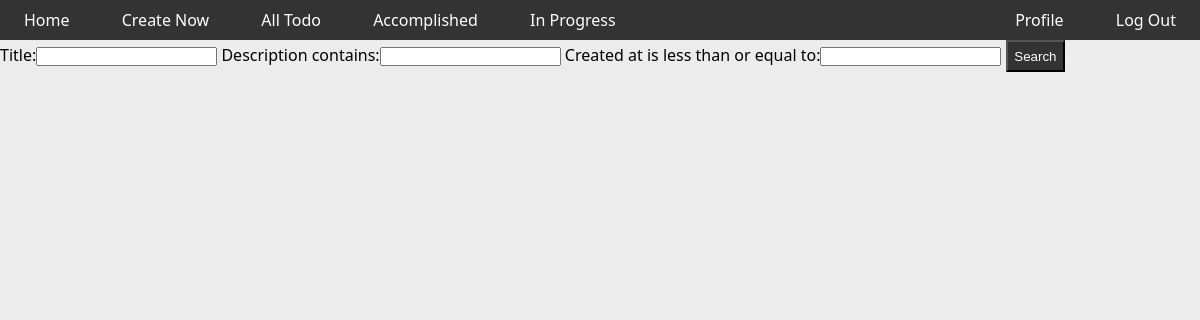
Page /list_todo (signed in) on the earlier database version.
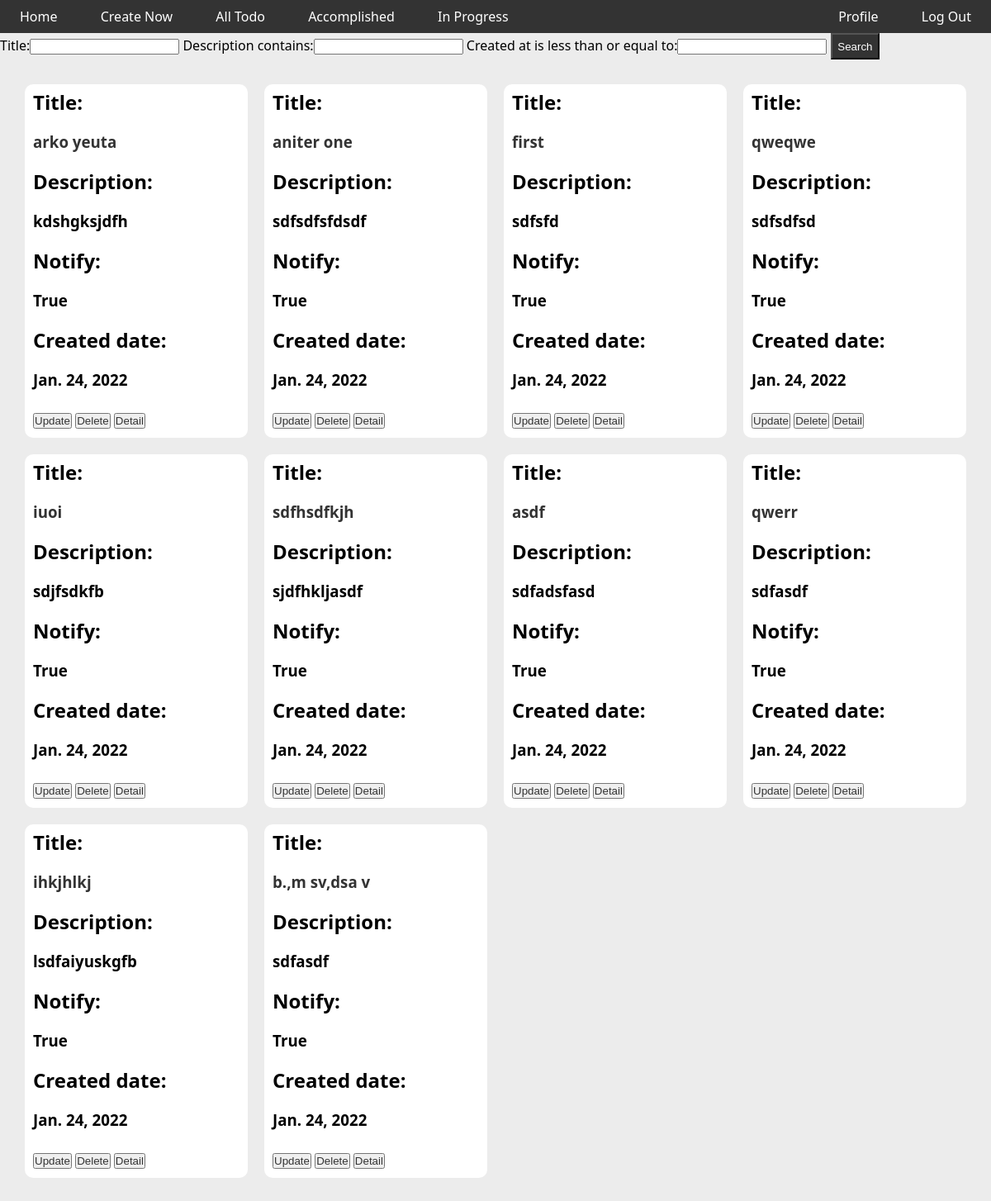
Same page on the later database version.
### Todo_list/models.py (models this page shows, shortened)
class Todo(models.Model):
    COMPLETED = (
        ('Accomplished','Accomplished'),
        ('Unaccomplished','Unaccomplished'),
    )
    profile = models.ForeignKey(Profile,on_delete=models.CASCADE)
    title = models.CharField(max_length=100)
    description = models.CharField(max_length=200, blank = False, null = False)
    created_at = models.DateField(auto_now_add=True)
    updated_at = models.DateField(auto_now=True)
    completed = models.CharField(max_length=30, choices=COMPLETED,default='Unaccomplished')
    notify = models.BooleanField(default = True)
    slug = models.SlugField(max_length=250,null = True, blank=True)
    class Meta:
        ordering = ('-created_at', )

### Todo_list/views.py (the view)
# urls.py: path('list_todo',views.ListTodo,name = 'todo-list'),
@login_required
def ListTodo(request):
    context = {}
    profile = request.user.profile
    todo_list = profile.todo_set.all()
    myFilter = SearchFilter(request.GET, queryset = todo_list)
    todo_list = myFilter.qs
    context = {'todo_list': todo_list, 'myFilter': myFilter}
    return render(request,"Todo_list/listtodo.html",context)

### Todo_list/templates/Todo_list/listtodo.html
{% extends 'Todo_list/index.html' %}
{% load static %}
{% block content %}
    <div class = "container">
        <div class = "search_filter">
            <form method = "GET">
                <div class="filter">
                    {{myFilter.form}}
                    <button class = "btn" type = "submit" value = "Search">Search<button>
                </div>
            </form>
        </div>
            <section>
                <div id="todo-container">
                    {% for todo in todo_list %}
                        <div class="todo-detail">
                            <h2>Title:</h2>
                            <br><h3><a href = "{% url 'todo-detail' todo.slug %}">{{todo.title}}</a></h3><br>
                            <h2>Description:</h2>
                            <br><h3>{{todo.description}}</h3><br>
                            <h2>Notify:</h2>
                            <br><h3>{{todo.notify}}</h3><br>
                            <h2>Created date:</h2>
                            <br><h3>{{todo.created_at}}</h3><br>
                            <button><a href = "{% url 'todo-update' todo.slug %}">Update</a></button>
                            <button><a href = "{% url 'delete-todo' todo.slug %}">Delete</a></button>
                            <button><a href = "{% url 'todo-detail' todo.slug %}">Detail</a></button>
                        </div>
                    {% endfor %}
                    </div>
            </section>
    </div>
{% endblock %}

Differences in the rows shown:
added Todo: title "arko yeuta", description "kdshgksjdfh", notify "True", created_at "Jan. 24, 2022"
added Todo: title "aniter one", description "sdfsdfsfdsdf", notify "True", created_at "Jan. 24, 2022"
added Todo: title "first", description "sdfsfd", notify "True", created_at "Jan. 24, 2022"
added Todo: title "qweqwe", description "sdfsdfsd", notify "True", created_at "Jan. 24, 2022"
added Todo: title "iuoi", description "sdjfsdkfb", notify "True", created_at "Jan. 24, 2022"
added Todo: title "sdfhsdfkjh", description "sjdfhkljasdf", notify "True", created_at "Jan. 24, 2022"
added Todo: title "asdf", description "sdfadsfasd", notify "True", created_at "Jan. 24, 2022"
added Todo: title "qwerr", description "sdfasdf", notify "True", created_at "Jan. 24, 2022"
added Todo: title "ihkjhlkj", description "lsdfaiyuskgfb", notify "True", created_at "Jan. 24, 2022"
added Todo: title "b.,m sv,dsa v", description "sdfasdf", notify "True", created_at "Jan. 24, 2022"
